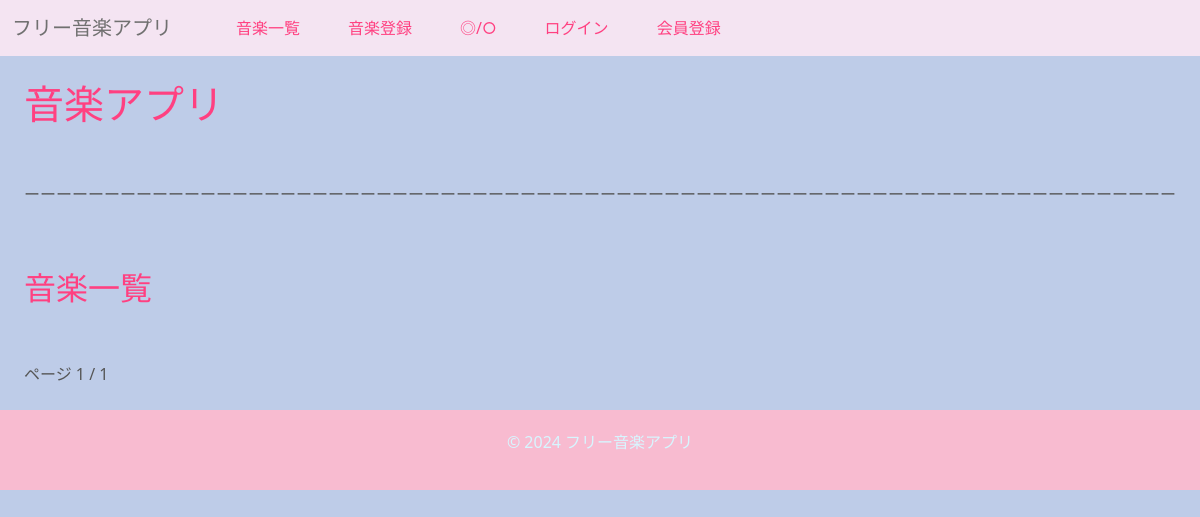
Before: /ongaku/ with the older database file.
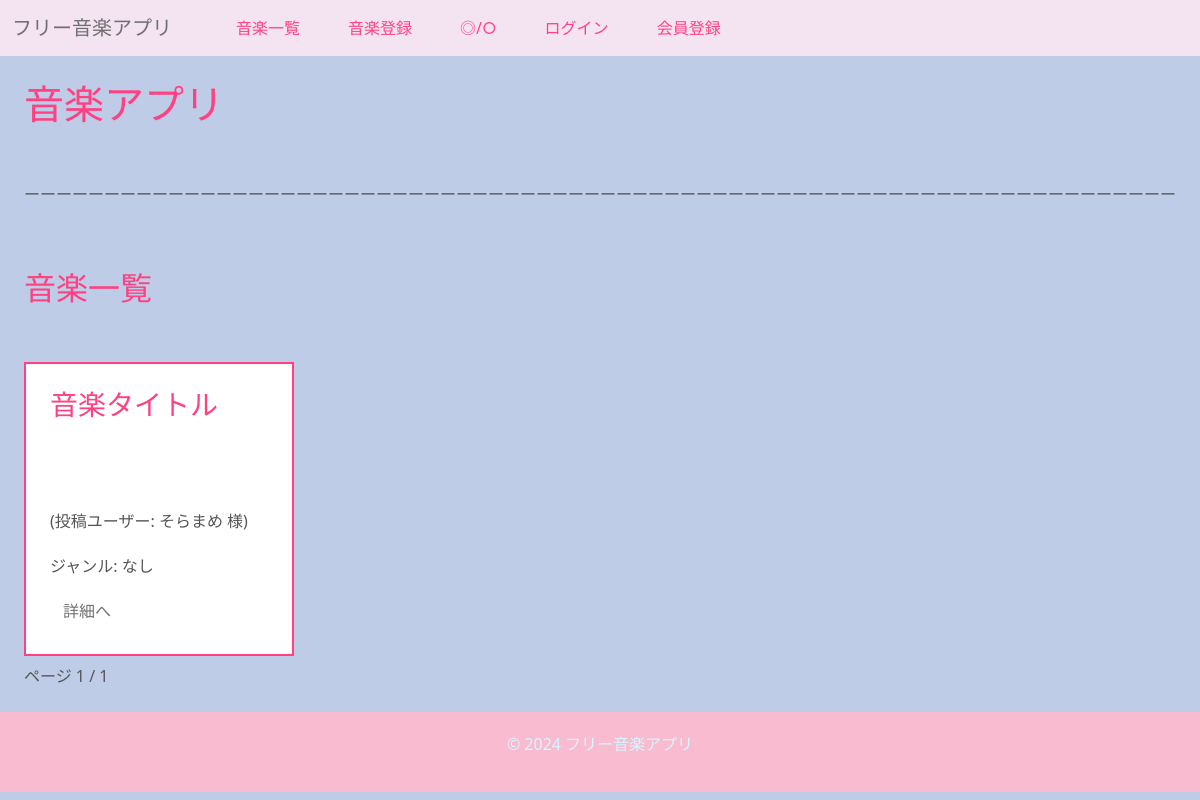
After: the same page with the newer database file.
### ongaku/models.py (models this page shows, shortened)
class Ongaku(models.Model):
    title = models.CharField(max_length=70)
    text = models.TextField(blank=True, default="")
    audio_file = models.FileField(upload_to='music/', null=True, blank=True)
    thumbnail = models.ImageField(null=True, blank=True)
    category = models.CharField(
        max_length=100, choices=CATEGORY, null=True, blank=True
    )
    custom_category = models.CharField(
        max_length=100,
        blank=True,
        help_text="検索時に見つかりやすくなります。"
    )
    user = models.ForeignKey(User, on_delete=models.CASCADE, related_name='songs')
    search_count = models.IntegerField(default=0)
    play_count = models.IntegerField(default=0)
    is_public = models.BooleanField(default=False)  # 公開/非公開設定
    created_at = models.DateTimeField(auto_now_add=True)  # 投稿日
    ongaku_url = models.URLField()
    favorites = models.ManyToManyField(User, related_name='favorite_songs', blank=True)
    favorited_by = models.ManyToManyField(
        'UserProfile',  # ユーザー情報が保存されているモデル
        related_name='favorite_songs',
        blank=True
    )

class UserProfile(models.Model):
    user = models.OneToOneField(User, on_delete=models.CASCADE)
    songs = models.ManyToManyField(Ongaku)  # ユーザーが作成した曲の関連
    display_name = models.CharField(max_length=100, unique=True, blank=True, null=True)
    bio = models.TextField(blank=True, null=True)  # 自己紹介
    profile_picture = models.ImageField(upload_to='profile_pictures/', blank=True, null=True)
    youtube_url = models.URLField(blank=True, null=True)  # YouTube URL
    twitter_url = models.URLField(blank=True, null=True)  # Twitter URL

### ongaku/views.py (the view)
# urls.py: path('', views.index_view, name='index'),
def index_view(request):
    if request.user.is_authenticated:
        music_list = Ongaku.objects.filter(is_public=True) | Ongaku.objects.filter(user=request.user)
    else:
        music_list = Ongaku.objects.filter(is_public=True)
    object_list = Ongaku.objects.order_by('-id')
    recommended = Ongaku.objects.all().order_by('-play_count')[:10]
    ranking_list = Ongaku.objects.annotate(avg_rating=Avg('review__rate')).order_by('-avg_rating')
    paginator = Paginator(ranking_list, ITEM_PER_PAGE)
    page_number = request.GET.get('page', 1)
    page_obj = paginator.page(page_number)
    return render(
        request,
        'ongaku/index.html',
        {
            'music_list': music_list,
            'object_list': object_list,
            'recommended': recommended,
            'ranking_list': ranking_list,
            'page_obj': page_obj,
        },
    )

### ongaku/templates/ongaku/index.html (shortened to what this page needs)
{% extends 'base.html' %}
{% block h1 %}音楽アプリ{% endblock %}
{% block content %}
<h2><br></h2>
<div>
    <p class="responsive-line">ーーーーーーーーーーーーーーーーーーーーーーーーーーーーーーーーーーーーーーーーーーーーーーーーーーーーーーーーーーーーーーーーーーーーーーーーーーーーーーーーーーーーーーーーーーーーーーーーーーーーーーーーーーーーーーーーーーーーーーーーーーーーーーーーーーーーーーーーーーーーーーーーーーーーーーーー</p>
</div>
<h2><br></h2>
<div class="row">
    <div class="col-9">
        <h2>音楽一覧</h2>
        <h2><br></h2>
        <div class="row">
            {% for item in page_obj %}
                {% if item.is_public %}
                    <div class="col-md-4 col-sm-6">
                        <div class="border border_color p-4 mb-2" type="tokubetu">
                            <h3 class="song-title">{{ item.title }}</h3>
                            {% if item.audio_file %}
                                <div>
                                    <p id="playCount{{ item.pk }}">再生回数: {{ item.play_count }}</p>
                                    <h6><br></h6>
                                </div>
                            {% else %}
                            <h5><br><br><br></h5>
                            {% endif %}
                            <span>
                                (投稿ユーザー:
                                {% if item.user.userprofile.display_name == None %}
                                    {{ item.user.userprofile.display_name|default:"匿名" }}{{ user.id }}
                                {% else %}
                                    {{ item.user.userprofile.display_name|default:"匿名" }}
                                {% endif %} 様)
                            </span>
                            <h6 class="card-title mt-4">ジャンル: {{ item.category.name|default:"なし" }}</h6>
                            <div class="mt-3">
                                <a href="{% url 'detail-ongaku' item.pk %}" class="btn">詳細へ</a>
                            </div>
                        </div>
                    </div>
                {% endif %}
            {% endfor %}
        </div>
        <div class="pagination">
            <span class="current">
                ページ {{ page_obj.number }} / {{ page_obj.paginator.num_pages }}
            </span>
        </div>
    </div>
</div>
{% endblock %}

### templates/base.html (shortened to what this page needs)
{% load static %}
<!doctype html>
<html lang="ja">
    <head>
        <link rel="stylesheet" href="https://cdn.jsdelivr.net/npm/bootstrap@5.3.0/dist/css/bootstrap.rtl.min.css">
        {% load static %}
        <link rel="stylesheet" type="text/css" href="{% static 'ongaku/css/style.css' %}">
        <link rel="stylesheet" href="{% static 'css/style.css' %}?v=1.0">
        <link rel="stylesheet" type="text/css" href="{% static 'css/style.css' %}">
    </head>
    <body id="body">
        <nav class="navbar navbar-expand-lg navbar-dark bg-success sticky-top">
            <div class="container-fluid">
                <a class="navbar-brand" style="margin: 0 auto;" href="#">フリー音楽アプリ</a>
                <div class="collapse navbar-collapse" id="navbarNav">
                    <ul class="navbar-nav">
                        <li class="nav-item">
                            <a class="nav-link mx-3" href="{% url 'list-ongaku' %}">音楽一覧</a>
                        </li>
                        <li class="nav-item">
                            <a class="nav-link mx-3" href="{% url 'create-ongaku' %}">音楽登録</a>
                        </li>
                        <li class="nav-item">
                            <button class="nav-link mx-3" onclick="toggleDarkMode()">◎/○</button>
                        </li>
                        {% if request.user.is_authenticated %}
                            <li class="nav-item">
                                <a class="nav-link mx-3" href="{% url 'profile_list' %}">プロフィール設定</a>
                            </li>
                        {% else %}
                            <li class="nav-item">
                                <a class="nav-link mx-3" href="{% url 'accounts:login' %}">ログイン</a>
                            </li>
                            <li class="nav-item">
                                <a class="nav-link mx-3" href="{% url 'accounts:signup' %}">会員登録</a>
                            </li>
                        {% endif %}
                    </ul>
                </div>
            </div>
        </nav>
        <div class="p-4">
            <h1>{% block h1 %}{% endblock %}</h1>
            {% block content %}{% endblock content %}
        </div>
        <footer>
            <p>&copy; 2024 フリー音楽アプリ</p>
        </footer>
    </body>
</html>

### ongaku/static/ongaku/css/style.css (style rules this page uses)
a { text-decoration: none; }

### templates/base.html (style rules this page uses)
body { background-color: #becce8; color: #565656; transition: background-color 0.5s, color 0.5s; }
.navbar { background-color: #f4e4f2 !important; color: #181818; }
.navbar-nav .nav-link { transition: background-color 0.3s ease, color 0.3s ease, transform 0.3s ease; border-radius: 25px; }
button { background-color: #ff2583; color: #f4f4f4; border: none; padding: 10px 30px; border-radius: 5px; }
a { color: rgb(112, 112, 112) !important; }
h1, h2, h3, h4, .h5 { color: #ff4081; }
footer { background-color: #f8bbd0; padding: 20px 0; text-align: center; color: #d7f6ff; }
div[type="tokubetu"] { border-color: #ff4081; border: 2px solid #ff4081 !important; background-color: #ffff; }
.navbar-dark .navbar-nav .nav-link, .navbar-nav form input { color: #ff4081 !important; }

### ongaku/templates/ongaku/index.html (style rules this page uses)
.responsive-line { width: 100%; white-space: nowrap; overflow: hidden; }

Changed rows visible on the page:
added Ongaku: title "音楽タイトル", user.userprofile.display_name "そらまめ", category.name "なし"
